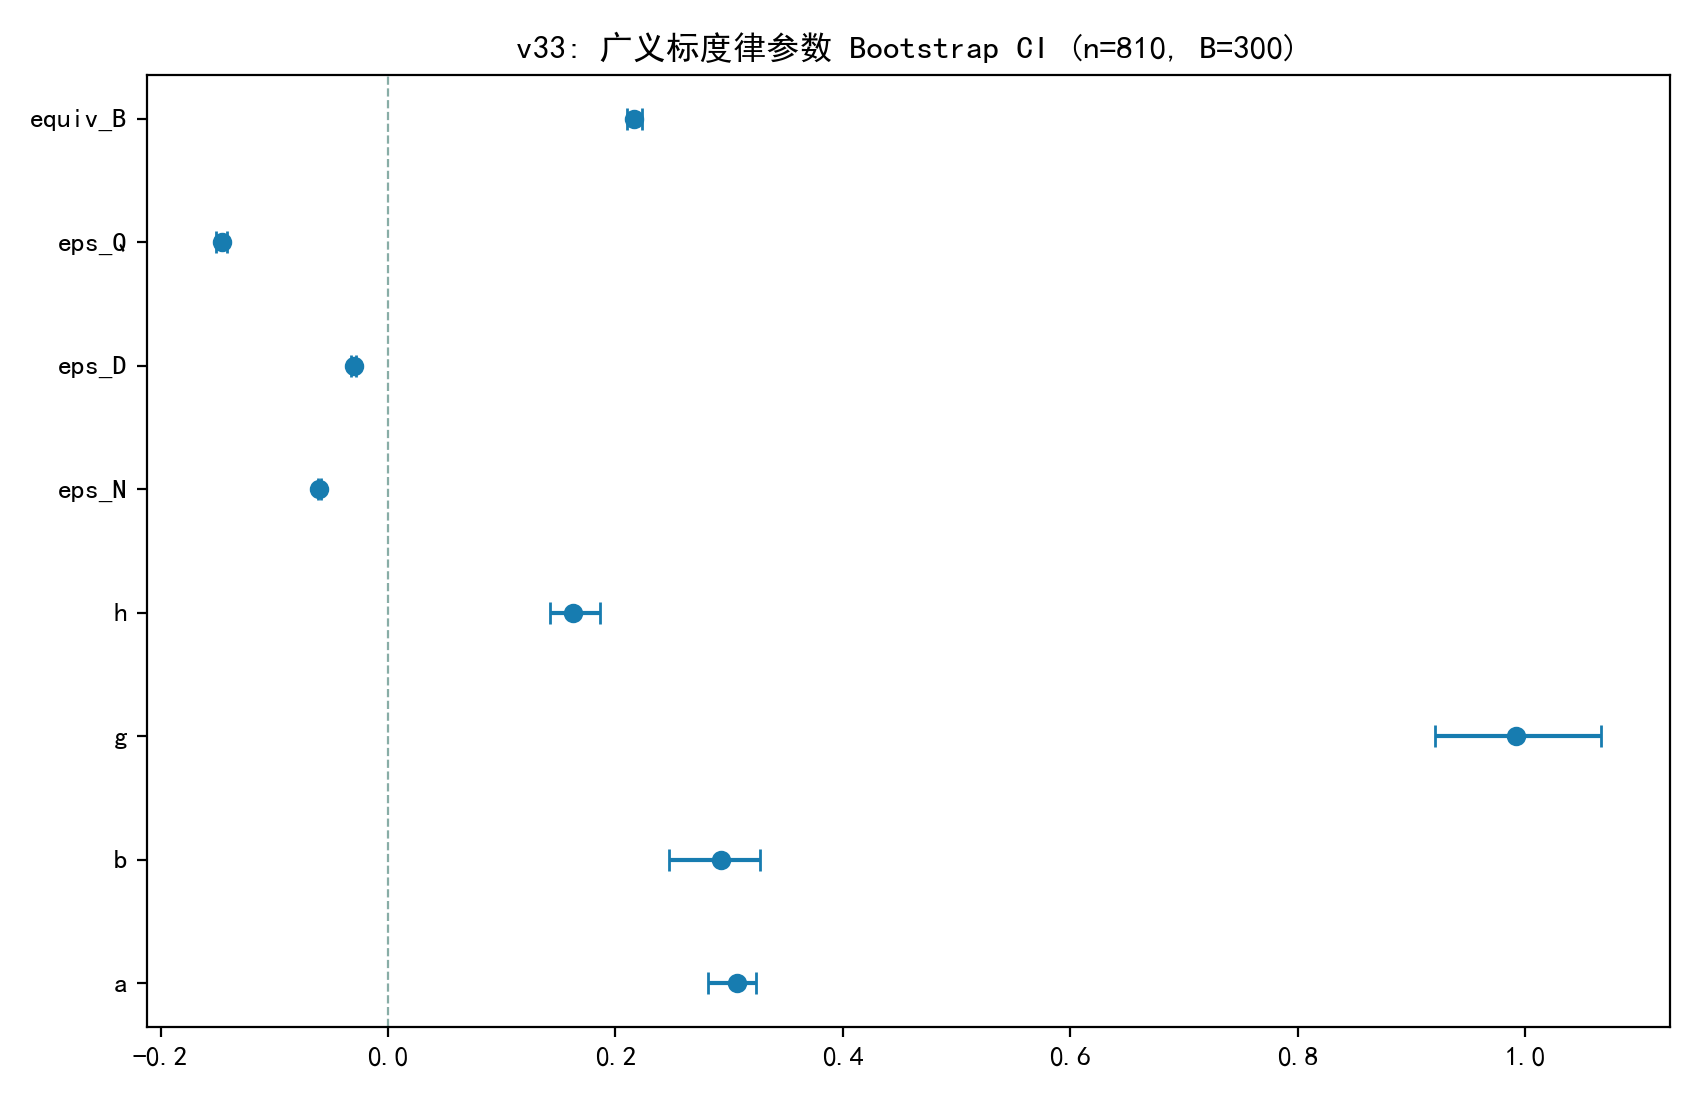

This chart was generated by the following Python code:
# -*- coding: utf-8 -*-
"""
v33 实验: 广义标度律参数的 Bootstrap 置信区间
对 B6+B7 (810 点) 上的 interaction_N 形式做 case bootstrap (300 次重抽):
1) 参数 CI (E,A,a,B,b,C,g,h) 2.5/97.5 分位;
2) 弹性 eps_N/eps_D/eps_Q 的 CI (重抽后逐参数重算弹性);
3) 等价结论 (Q+0.1 ~= 多少 B 参数) 的 CI.
输出: experiments/v33_p2_boot_ci.csv/.json/.png
"""
import os, sys, json
import numpy as np
import pandas as pd
sys.path.insert(0, os.path.join(os.path.dirname(__file__), "..", "code"))
from v3_p2_forms import load_b67, fit_form
from common import BASE

EX = os.path.join(os.path.dirname(__file__))
os.makedirs(EX, exist_ok=True)

import matplotlib
matplotlib.use("Agg")
import matplotlib.pyplot as plt
import matplotlib.font_manager as fm
for _f in ("SimHei.ttf", "simsun.ttf"):
    _p = os.path.join(BASE, _f)
    if os.path.exists(_p):
        fm.fontManager.addfont(_p)
plt.rcParams["font.sans-serif"] = ["SimHei"]
plt.rcParams["axes.unicode_minus"] = False
plt.rcParams["axes.prop_cycle"] = "cycler(color=['#177cb0', '#1685a9', '#3eede7', '#70f3ff', '#44cef6', '#88ada6'])"
import plotstyle

PARAMS = ["E", "A", "a", "B", "b", "C", "g", "h"]
N0, D0, Q0 = 1.0, 300.0, 0.6


def elasticities(p):
    E, A, a, B_, b, C, g, h = p
    L = E + A * N0 ** (-a) + B_ * D0 ** (-b) + C * (1 - Q0) ** g * N0 ** (-h)
    # 数值差分口径(同主链路 p2_scaling): d lnL/d lnN 含 h 交互通道
    hh = 1e-4
    LpN = loss_fn(N0 * (1 + hh), D0, Q0, p)
    LpD = loss_fn(N0, D0 * (1 + hh), Q0, p)
    LpQ = loss_fn(N0, D0, Q0 + hh, p)
    eps_N = (LpN - L) / (hh * L)
    eps_D = (LpD - L) / (hh * L)
    eps_Q = (LpQ - L) / (hh * L)
    return eps_N, eps_D, eps_Q


def loss_fn(N, D, Q, p):
    E, A, a, B_, b, C, g, h = p
    return E + A * N ** (-a) + B_ * D ** (-b) + C * (1 - Q) ** g * N ** (-h)


def equiv_params(p):
    """质量 +0.1 等价参数节省: 求 N' 使 L(N',D0,Q0+0.1)=L(N0,D0,Q0)"""
    L0 = loss_fn(N0, D0, Q0, p)
    lo, hi = 1e-4, N0
    for _ in range(50):
        mid = 0.5 * (lo + hi)
        if loss_fn(mid, D0, Q0 + 0.1, p) < L0:
            hi = mid
        else:
            lo = mid
    return N0 - 0.5 * (lo + hi)


def main():
    df = load_b67()
    N, D, Q, L = (df[k].to_numpy(dtype=float) for k in
                  ["N_params_B", "D_tokens_B", "Q_score", "val_loss"])
    rng = np.random.default_rng(7)
    B = 300
    boots = []
    for i in range(B):
        idx = rng.integers(0, len(L), len(L))
        try:
            p, _ = fit_form(N[idx], D[idx], Q[idx], L[idx], "interaction_N")
            boots.append(p)
        except Exception:
            pass
    M = np.array(boots)
    print(f"bootstrap 成功 {len(M)}/{B}")

    lo, hi = np.percentile(M, [2.5, 97.5], axis=0)
    med = np.median(M, axis=0)
    rows = []
    for j, name in enumerate(PARAMS):
        rows.append({"param": name, "boot_median": float(med[j]),
                     "ci_lo": float(lo[j]), "ci_hi": float(hi[j])})
        print(f"{name}: {med[j]:.4f} [{lo[j]:.4f}, {hi[j]:.4f}]")

    epsM = np.array([elasticities(p) for p in M])
    for j, nm in enumerate(["eps_N", "eps_D", "eps_Q"]):
        e_lo, e_hi = np.percentile(epsM[:, j], [2.5, 97.5])
        print(f"{nm}: {np.median(epsM[:, j]):.4f} [{e_lo:.4f}, {e_hi:.4f}]")
        rows.append({"param": nm, "boot_median": float(np.median(epsM[:, j])),
                     "ci_lo": float(e_lo), "ci_hi": float(e_hi)})

    eqM = np.array([equiv_params(M[i]) for i in range(len(M))])
    e_lo, e_hi = np.percentile(eqM, [2.5, 97.5])
    print(f"equivalence(Q+0.1): {np.median(eqM):.3f}B [{e_lo:.3f}, {e_hi:.3f}]")
    rows.append({"param": "equiv_B", "boot_median": float(np.median(eqM)),
                 "ci_lo": float(e_lo), "ci_hi": float(e_hi)})

    rdf = pd.DataFrame(rows)
    rdf.to_csv(os.path.join(EX, "v33_p2_boot_ci.csv"), index=False, encoding="utf-8-sig")

    fig, ax = plt.subplots(figsize=(8.5, 5.5))
    show = ["a", "b", "h", "g", "eps_N", "eps_D", "eps_Q", "equiv_B"]
    sub = rdf[rdf["param"].isin(show)]
    y = np.arange(len(sub))
    ax.errorbar(sub["boot_median"], y, xerr=[sub["boot_median"] - sub["ci_lo"],
                                             sub["ci_hi"] - sub["boot_median"]],
                fmt="o", color="#177cb0", capsize=4, lw=1.5)
    ax.set_yticks(y); ax.set_yticklabels(sub["param"])
    ax.axvline(0, color="#88ada6", lw=0.8, ls="--")
    ax.set_title("v33: 广义标度律参数 Bootstrap CI (n=810, B=300)")
    fig.tight_layout(); fig.savefig(os.path.join(EX, "v33_p2_boot_ci.png"), dpi=200)
    plt.close(fig)

    with open(os.path.join(EX, "v33_p2_boot_ci.json"), "w", encoding="utf-8") as f:
        json.dump({"n_boot": len(M), "rows": rows}, f, ensure_ascii=False, indent=2)
    print("\ndone v33")


if __name__ == "__main__":
    main()
